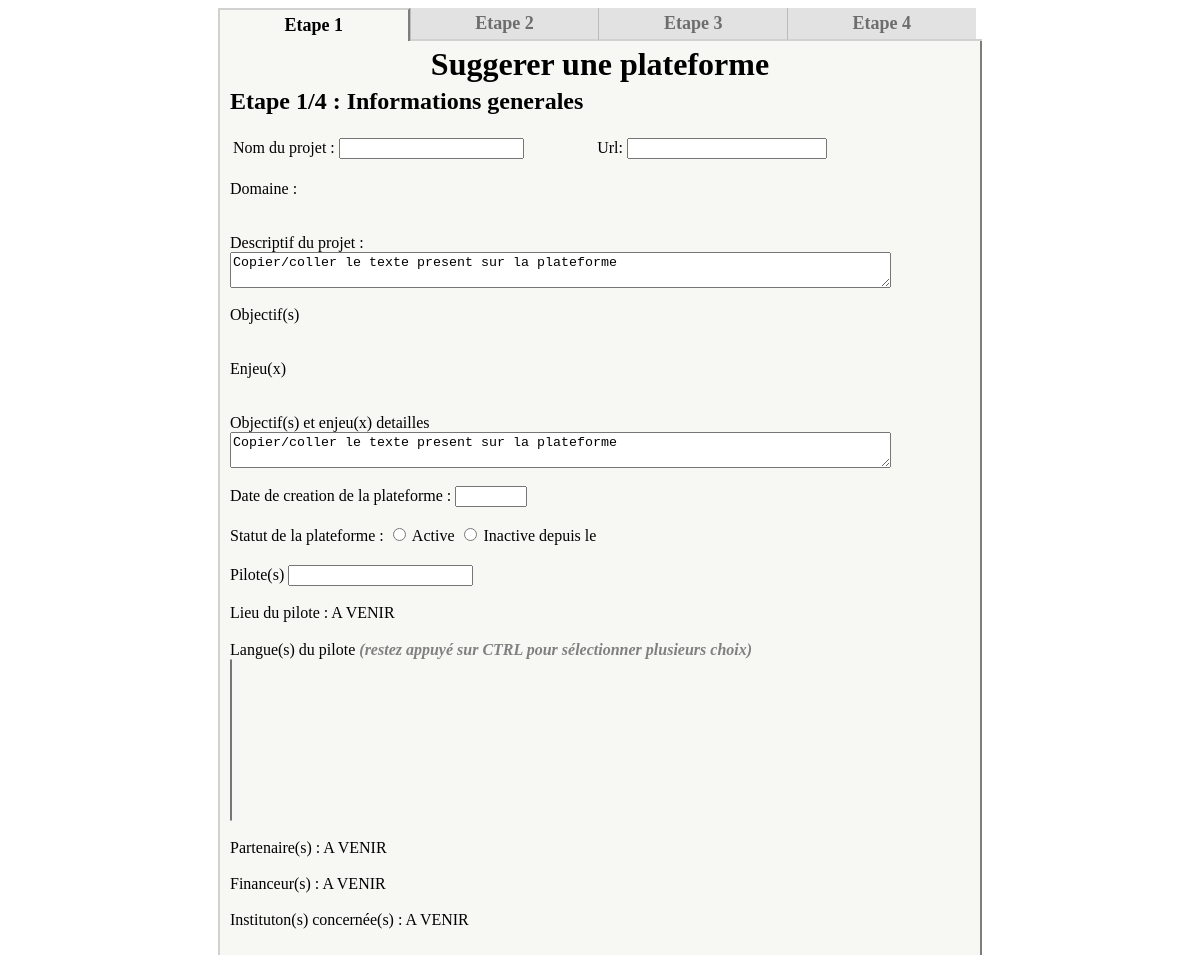
/Formulaires/FORMULAIRE-V3.php, run on an earlier commit of the app's database.
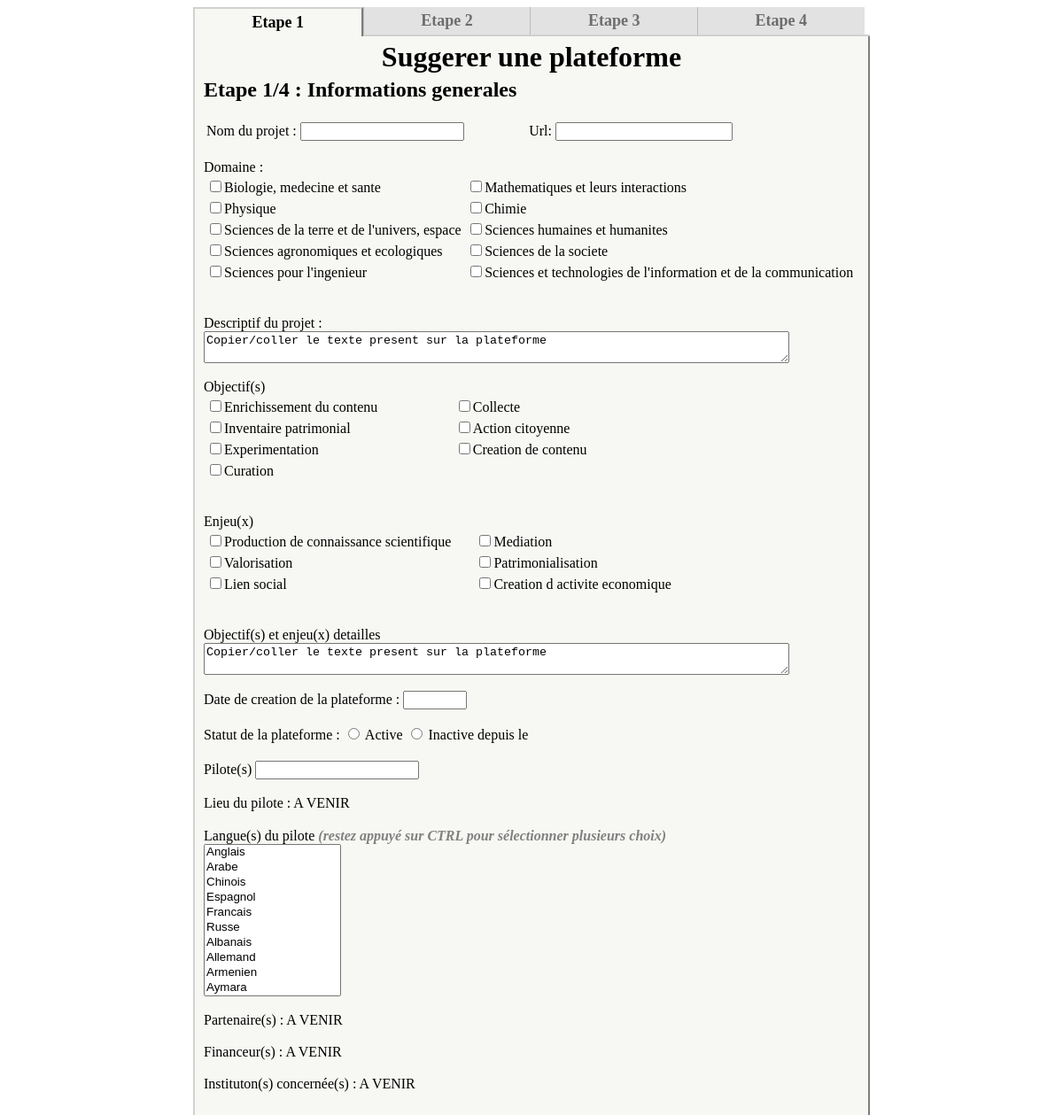
And on a later commit of the database.
### tables this page shows
CREATE TABLE IF NOT EXISTS `domaine` (
  `id_domaine` int(2) NOT NULL AUTO_INCREMENT,
  `nom_domaine` varchar(255) NOT NULL,
  PRIMARY KEY (`id_domaine`)
);

CREATE TABLE IF NOT EXISTS `objectif` (
  `id_objectif` int(2) NOT NULL AUTO_INCREMENT,
  `nom_objectif` varchar(100) NOT NULL,
  PRIMARY KEY (`id_objectif`)
);

CREATE TABLE IF NOT EXISTS `enjeu` (
  `id_enjeu` int(2) NOT NULL AUTO_INCREMENT,
  `nom_enjeu` varchar(100) NOT NULL,
  PRIMARY KEY (`id_enjeu`)
);

### Formulaires/FORMULAIRE-V3.php (the view, shortened to what the changed rows need)
<?php
try
{
	$bdd= new PDO("mysql:host=localhost;dbname=collaborav2","root", "");
}
catch (Exception $e)
{
	die("Erreur: ".$e->getMessage());
}
echo "<HTML>
<HEAD> <TITLE> Suggérer une plateforme </TITLE>
<link rel=\"stylesheet\" href=\"styles.css\" />
<script>
function TabClick( nTab ){
  Col = document.getElementsByName(\"Content\");
  for (i = 0; i < document.getElementsByName(\"Content\").length; i++)
      {
    document.getElementsByName(\"tabs\")[i].className = \"TabBorderBottom TabCommon TabOff\";
      document.getElementsByName(\"Content\")[i].style.display = \"none\";
    }
  document.getElementsByName(\"Content\")[nTab].style.display = \"block\";
  document.getElementsByName(\"tabs\")[nTab].className = \"TabCommon TabOn TabActiveBackground TabActiveBorderLeftRight\";
}
     function afficher_infobulle(aide) {
    if (aide.style.display == \"none\") aide.style.display = \"block\";
    else aide.style.display = \"none\";
    }
</script>
</HEAD>
<BODY onload=\"TabClick(0);\">
  <TABLE CELLPADDING=0 CELLSPACING=0 ALIGN=\"center\" STYLE=\"width: 750px\">
      <TR>
          <TD CLASS=\"TabBorderBottom TabCommon TabOff\" id=\"tabs\" name=\"tabs\" ONCLICK=\"TabClick(0);\"><NOBR>Etape 1</NOBR></TD>
          <TD CLASS=\"TabBorderBottom TabCommon TabOff\" id=\"tabs\" name=\"tabs\" ONCLICK=\"TabClick(1);\"><NOBR>Etape 2</NOBR></TD>
          <TD CLASS=\"TabBorderBottom TabCommon TabOff\" id=\"tabs\" name=\"tabs\" ONCLICK=\"TabClick(2);\"><NOBR>Etape 3</NOBR></TD>
		  <TD CLASS=\"TabBorderBottom TabCommon TabOff\" id=\"tabs\" name=\"tabs\" ONCLICK=\"TabClick(3);\"><NOBR>Etape 4</NOBR></TD>
        <TD CLASS=\"TabBorderBottom\" STYLE=\"width: 50px;\"> </TD>
      </TR>
      <TR>
          <TD COLSPAN=5 CLASS=\"TabContent TabActiveBackground TabActiveBorderLeftRight\">
      <h1 STYLE=\"margin-bottom: -10px\" align=\"center\"> Suggerer une plateforme </h1>
      </TD>
      </TR>
      <TR>
          <TD COLSPAN=5 CLASS=\"TabContent TabActiveBackground TabActiveBorderLeftRight TabContentBottom\">
         <DIV id=\"Content\" name=\"Content\"> <h2> Etape 1/4 : Informations generales </h2>
<FORM action=\"traitement-test.php\" method=\"post\">" ;
echo " <TABLE STYLE=\"width: 600px\"><TR><TD align=\"left\">Nom du projet : <INPUT type=\"text\" name=\"nom_projet\"></TD><TD align=\"right\">  Url: <INPUT type=\"text\" name=\"url_projet\" STYLE=\"width: 200px\"></TD></TR></TABLE>" ;
echo "<br> Domaine : <table STYLE=\"width: 740px\">" ;
$reponse= $bdd->query('SELECT * FROM domaine') ;
$i=0;
while ($donnees=$reponse->fetch())
	{
if ($i > 0 && $i % 2 == 0)
    {
        echo '<tr>';
    }
	echo "<td>";
        echo "<INPUT type=\"checkbox\" name=\"domaine[]\" value={$donnees["id_domaine"]}>{$donnees["nom_domaine"]} ";
	echo"</td>";
	$i++;
	}
	echo "</tr> ";
echo "</table> " ;
echo "<br><br>Descriptif du projet : <br><textarea name=\descriptif\" cols=\"80\" rows=\"2.5\">Copier/coller le texte present sur la plateforme </textarea> " ;
echo "<br><br> Objectif(s) <table STYLE=\"width: 500px\">" ;
$reponse= $bdd->query('SELECT * FROM objectif') ;
$i=0;
while ($donnees=$reponse->fetch())
	{
if ($i > 0 && $i % 2 == 0)
    {
        echo '<tr>';
    }
	echo "<td>";
        echo "<INPUT type=\"checkbox\" name=\"objectif[]\" value={$donnees["id_objectif"]}>{$donnees["nom_objectif"]} ";
	echo"</td>";
	$i++;
	}
	echo "</tr> ";
echo "</table> " ;
echo "<br><br> Enjeu(x) <table STYLE=\"width: 550px\">" ;
$reponse= $bdd->query('SELECT * FROM enjeu') ;
$i=0;
while ($donnees=$reponse->fetch())
	{
if ($i > 0 && $i % 2 == 0)
    {
        echo '<tr>';
    }
	echo "<td>";
        echo "<INPUT type=\"checkbox\" name=\"enjeu[]\" value={$donnees["id_enjeu"]}>{$donnees["nom_enjeu"]} ";
	echo"</td>";
	$i++;
	}
	echo "</tr> ";
echo "</table> " ;
echo "<br><br> Objectif(s) et enjeu(x) detailles <br><textarea name=\objectif_det\" cols=\"80\" rows=\"2.5\">Copier/coller le texte present sur la plateforme </textarea> ";
echo "<br><br> Date de creation de la plateforme : " ;
echo "<input type=\"number\" min=\"1980\" max=\"2099\">";
echo " <br> <br> Statut de la plateforme : " ;
echo "       <input type=\"radio\" id=\"active\" name=\"statut\" value=\"Active\"> ";
echo "       <label for=\"active\">Active</label> ";
echo "       <input type=\"radio\" id=\"inactive\" name=\"statut\" value=\"Inactive\"> ";
echo "       <label for=\"inactive\">Inactive depuis le</label> ";
echo "<br><br>Pilote(s) <INPUT type=\"text\" name=\"pilote\">" ;
echo "<br><br>Lieu du pilote : A VENIR";
echo "<br><br>Langue(s) du pilote <font color=\"grey\"> <i> <b>(restez appuyé sur CTRL pour sélectionner plusieurs choix)</b></i></font>
    <img src=\"https://upload.wikimedia.org/wikipedia/commons/thumb/3/33/Info_icon_002.svg/1200px-Info_icon_002.svg.png\" class=\"infobulle-icone\" onmouseover=\"javascript: afficher_infobulle(document.getElementById('aide1'));\" onmouseout=\"javascript: afficher_infobulle(document.getElementById('aide1'));\" width=\"15\" height=\"15\">
    <div class=\"infobulle\">
    <div class=\"infobulle-texte\" id=\"aide1\" style=\"display: none;\"> Dans quelle(s) langue(s) la plateforme est-elle disponible (interface)?
    </div>
    </div>
	<br>" ;
$reponse= $bdd->query('SELECT * FROM langue');
echo "<SELECT name=\"langue[]\" size=10 multiple>" ;
while ($donnees=$reponse->fetch())
{
	echo "<OPTION value={$donnees["id_langue"]}> {$donnees["nom_langue"]} </OPTION>" ;
}
echo "</SELECT>" ;
echo "<br><br>Partenaire(s) : A VENIR" ;
echo "<br><br>Financeur(s) : A VENIR " ;
echo "<br><br>Instituton(s) concernée(s) : A VENIR" ;
echo "</DIV>
         <DIV id=\"Content\" name=\"Content\"><h2> Etape 3/4 : Données </h2>
<br> Données entrées : <table STYLE=\"width: 385px\">" ;
echo "</table> " ;
echo "<br><br>Statut des données produites : <table STYLE=\"width: 520px\">" ;
	echo "</tr> ";
echo "</table> " ;
echo "<br><br>Tâche : <br> <table STYLE=\"width: 500px\">" ;
echo "</table> " ;
echo "<br><br>Couverture géographique des données : A VENIR" ;
echo "<br><br>Couverture chronologique des données : A VENIR
<br><br> Degré d'avancement de la saisie : <br>
<textarea name=\degre_avancement\" cols=\"80\" rows=\"1.5\"></textarea>	" ;
echo "        </DIV> <DIV id=\"Content\" name=\"Content\"><h2> Etape 4/4 : Dispositif - Interface </h2>
      </DIV> </TD>
</BODY>
</HTML> " ;
?>

What changed in the data, as far as the page shows it:
added domaine: nom_domaine "Biologie, medecine et sante"
added domaine: nom_domaine "Mathematiques et leurs interactions"
added domaine: nom_domaine "Physique"
added domaine: nom_domaine "Chimie"
added domaine: nom_domaine "Sciences de la terre et de l'univers, espace"
added domaine: nom_domaine "Sciences humaines et humanites"
added domaine: nom_domaine "Sciences agronomiques et ecologiques"
added domaine: nom_domaine "Sciences de la societe"
added domaine: nom_domaine "Sciences pour l'ingenieur"
added domaine: nom_domaine "Sciences et technologies de l'information et de la communication"
added objectif: nom_objectif "Enrichissement du contenu"
added objectif: nom_objectif "Collecte"
added objectif: nom_objectif "Inventaire patrimonial"
added objectif: nom_objectif "Action citoyenne"
added objectif: nom_objectif "Experimentation"
added objectif: nom_objectif "Creation de contenu"
added objectif: nom_objectif "Curation"
added enjeu: nom_enjeu "Production de connaissance scientifique"
added enjeu: nom_enjeu "Mediation"
added enjeu: nom_enjeu "Valorisation"
added enjeu: nom_enjeu "Patrimonialisation"
added enjeu: nom_enjeu "Lien social"
added enjeu: nom_enjeu "Creation d activite economique"
Also different on the page:
form field value: (not shown) → "Anglais / Arabe / Chinois / Espagnol / Francais / Russe / Albanais / Allemand / Armenien / Aymara"
